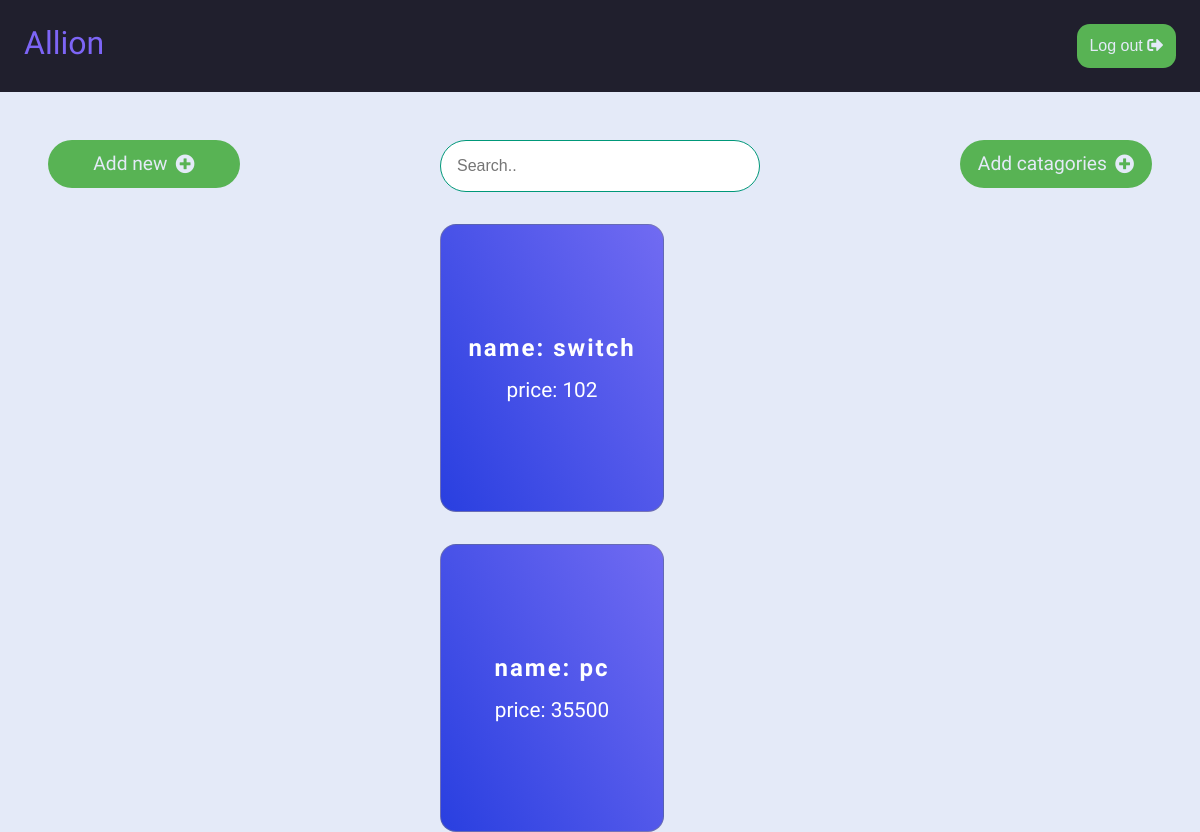
Before: /product/ with the older database file.
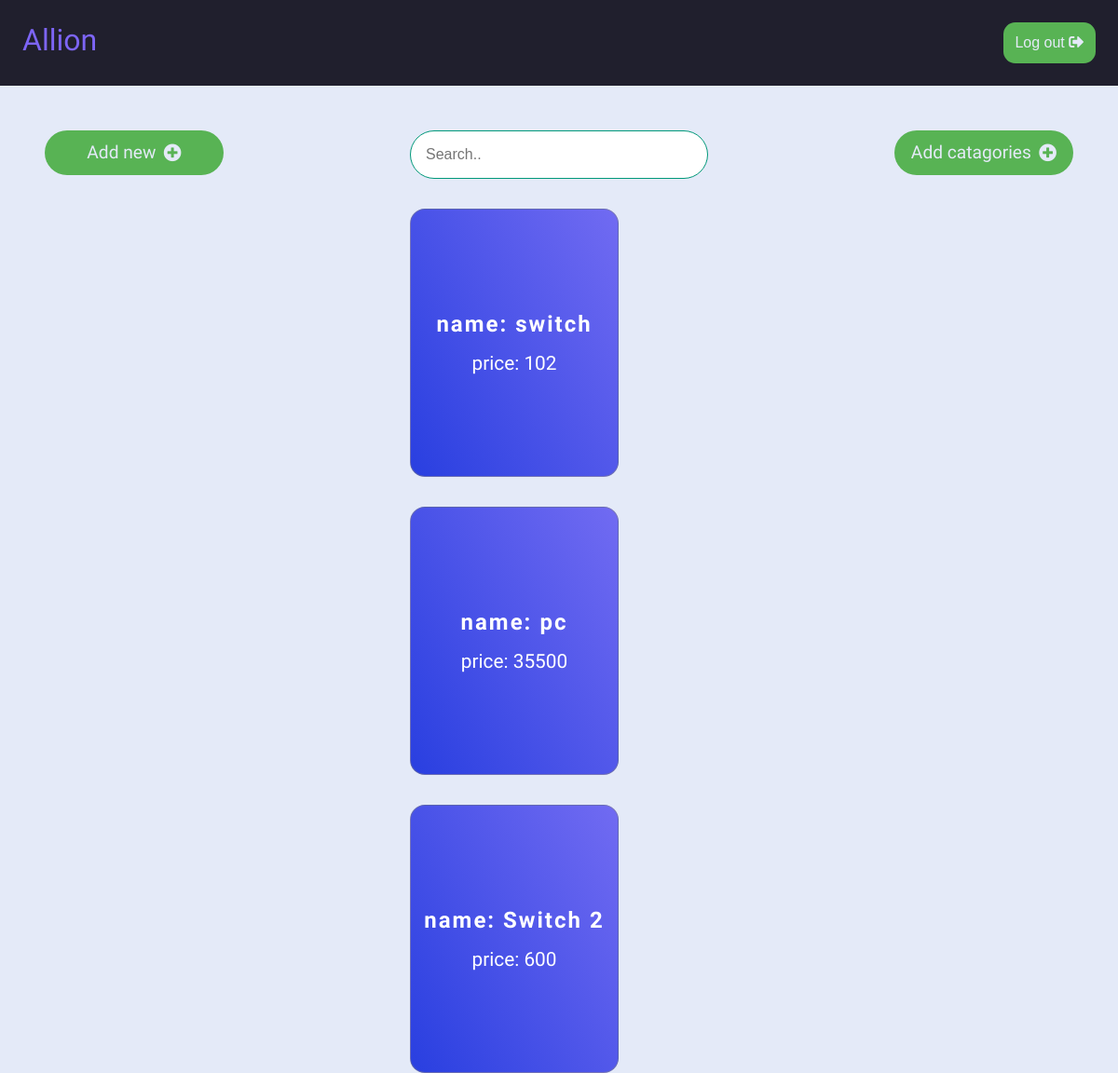
After: the same page with the newer database file.
### product/models.py (models this page shows)
class Product(models.Model):
    name = models.CharField(max_length=100)
    cat = models.ForeignKey(Category, on_delete=models.CASCADE)
    purchase_price = models.BigIntegerField()
    selling_price = models.BigIntegerField()

### product/views.py (the view)
# urls.py: path('', views.products_view, name="products"),
def products_view(request):
    context = Product.objects.all()
    return render(request, 'products.html', {"products": context})

### templates/products.html (shortened to what this page needs)
<!DOCTYPE html>
{% load static %}
<html lang="en">
<head>
    <link rel="stylesheet" href="https://use.fontawesome.com/releases/v5.15.4/css/all.css">
    <link rel="stylesheet" href="{% static 'style.css' %}">
</head>
<body>
    <header>
        <a class="logo" href="#">Allion</a>
        <nav class="nav-bar">
            <ul>
                <li><button class="log-out"><a href="#">Log out <i class="fas fa-sign-out-alt"></i></a></button></li>
            </ul>
        </nav>
    </header>
    <div class="options">
        <a href="{% url 'create_product' %}"><button class="add">
            Add new <i class="fas fa-plus-circle"></i>
        </button></a>
      <input type="text" placeholder="Search..">
      <a href="{% url 'create_categorie' %}"><button class="add">
        Add catagories<i class="fas fa-plus-circle"></i>
    </button></a>
  </div>
 <section class="product-page">
   {% for product in products %}
    <div class="cards">
      <div class="card-body">
        <div class="title">
            <h4>name: {{ product.name }}</h4>
            <h5>price: {{ product.selling_price }}</h5>
        </div>
     </div>
    </div>
    {% endfor %}
 </section>
</body>
</html>

### static/style.css (style rules this page uses)
.cards { margin-top: 2rem; display: -ms-grid; display: grid; -ms-grid-columns: (20rem)[auto-fit]; grid-template-columns: repeat(auto-fit, 20rem); grid-gap: 2rem; -webkit-box-pack: center; -ms-flex-pack: center; justify-content: center; }
.card-body { display: -webkit-box; display: -ms-flexbox; display: flex; -ms-flex-pack: distribute; justify-content: space-around; -webkit-box-align: center; -ms-flex-align: center; align-items: center; -webkit-box-orient: vertical; -webkit-box-direction: normal; -ms-flex-direction: column; flex-direction: column; background: linear-gradient(60deg, #293fe0 0%, #716bf2 100%); width: 14rem; height: 18rem; border: 1px solid rgba(130, 130, 130, 0.5); border-radius: 1rem; -webkit-transition: 300ms; transition: 300ms; }
.card-body .title { display: -webkit-box; display: -ms-flexbox; display: flex; -webkit-box-orient: vertical; -webkit-box-direction: normal; -ms-flex-direction: column; flex-direction: column; -webkit-box-align: center; -ms-flex-align: center; align-items: center; }
.card-body h4 { padding: 0.5rem; color: white; font-size: 1.5em; font-weight: 600; letter-spacing: 2px; }
.card-body h5 { padding: 0.5rem; color: white; font-size: 1.3em; font-weight: 500; }
.options { margin: 3rem 3rem 0rem 3rem; display: -webkit-box; display: -ms-flexbox; display: flex; -webkit-box-pack: justify; -ms-flex-pack: justify; justify-content: space-between; }
.options input { padding: 1rem; width: 20rem; border: 1px solid #009879; border-radius: 10rem; font-size: 1em; }
.options a { text-decoration: none; }
.options .add { width: 12rem; border: none; background-color: #58B354; color: #E4EAF8; padding: 0.8rem; border-radius: 2rem; display: -webkit-box; display: -ms-flexbox; display: flex; -webkit-box-pack: center; -ms-flex-pack: center; justify-content: center; -webkit-box-align: center; -ms-flex-align: center; align-items: center; font-size: 1.2rem; font-weight: 500; font-family: 'Red Hat Display', sans-serif; }
.options .add i { margin-left: 0.5rem; }
.product-page { display: -ms-grid; display: grid; -ms-grid-columns: 2fr; grid-template-columns: 2fr; }
* { padding: 0; margin: 0; -webkit-box-sizing: border-box; box-sizing: border-box; }
body { background: #E4EAF8; height: 100vh; font-family: 'Red Hat Display', sans-serif; }
header { z-index: 1; background-color: #201F2D; width: 100%; display: -ms-grid; display: grid; -ms-grid-columns: (1fr)[2]; grid-template-columns: repeat(2, 1fr); padding: 1.5rem; }
header .logo { text-decoration: none; color: #7D65F6; font-size: 2em; }
header .nav-bar ul { display: -webkit-box; display: -ms-flexbox; display: flex; -webkit-box-pack: end; -ms-flex-pack: end; justify-content: end; -webkit-box-align: center; -ms-flex-align: center; align-items: center; list-style: none; }
header .nav-bar ul li { list-style: none; }
header .nav-bar ul li .log-out { border: none; background-color: #58B354; color: #E4EAF8; padding: 0.8rem; border-radius: 0.8rem; display: -webkit-box; display: -ms-flexbox; display: flex; -webkit-box-pack: center; -ms-flex-pack: center; justify-content: center; -webkit-box-align: center; -ms-flex-align: center; align-items: center; }
header .nav-bar ul li .log-out a { font-size: 1.2em; text-decoration: none; color: #E4EAF8; }
ul { list-style: none; }

Changed rows visible on the page:
added Product: name "Switch 2", selling_price "600"
